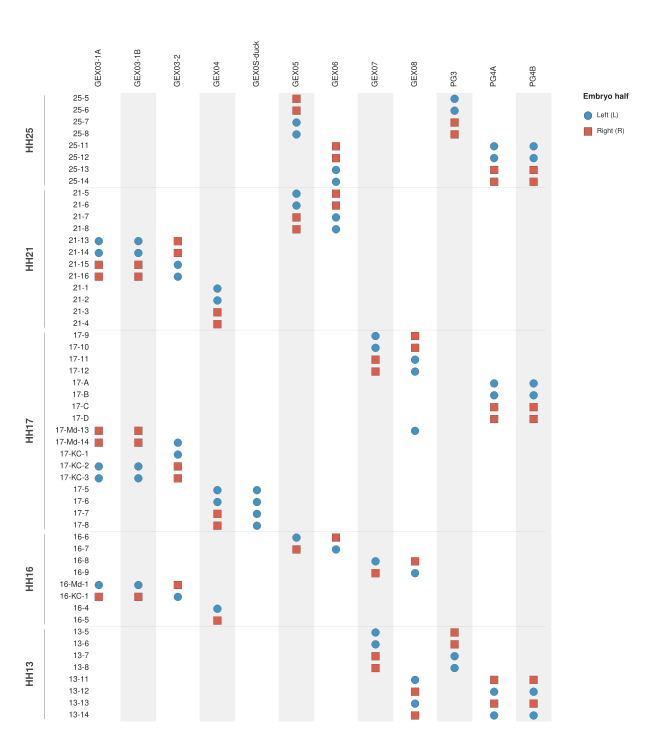

Python code for this plot:
#!/usr/bin/env python3
"""Figure 1, Panel A: Embryo x library pooling matrix (SVG).

Reads design/embryo_lr_design.tsv and produces:
  - panel_A_design.svg  (vector, editable)
  - panel_A_design.png  (300 dpi raster for compositor)

Changes from the matplotlib version:
  - Library labels rotated 90 deg (vertical) to avoid overlap with row labels
  - Interleaved column shading for easier visual tracking
"""
import os, sys
import pandas as pd
import svgwrite
import cairosvg

sys.path.insert(0, os.path.join(os.path.dirname(__file__), ".."))
from _shared.layout import W_TWO_THIRD
from _shared.library_naming import LANE_0S_FULL

OUTDIR = os.path.dirname(os.path.abspath(__file__))
LR_TSV = os.path.join(OUTDIR, "..", "..", "design", "embryo_lr_design.tsv")

# ── Colors ───────────────────────────────────────────────────────────────
COL_L = "#4393C3"
COL_R = "#D6604D"
COL_SHADE = "#F0F0F0"
COL_STAGE_LINE = "#999999"
COL_BRACKET = "#666666"
COL_TEXT = "#222222"
COL_STAGE_TEXT = "#444444"

# ── Library display order ────────────────────────────────────────────────
LIB_ORDER = [
    "GEX03-1A", "GEX03-1B", "GEX03-2",
    "GEX04", "GEX0S-duck",
    "GEX05", "GEX06", "GEX07", "GEX08",
    "PILOTGEX3", "PILOTGEX4A", "PILOTGEX4B",
]
LIB_LABELS = [
    "GEX03-1A", "GEX03-1B", "GEX03-2",
    "GEX04", LANE_0S_FULL["duck"], "GEX05", "GEX06", "GEX07", "GEX08",
    "PG3", "PG4A", "PG4B",
]

# ── Embryo display order ────────────────────────────────────────────────
EMBRYO_ORDER = [
    "25-5", "25-6", "25-7", "25-8",
    "25-11", "25-12", "25-13", "25-14",
    "21-5", "21-6", "21-7", "21-8",
    "21-13", "21-14", "21-15", "21-16",
    "21-1", "21-2", "21-3", "21-4",
    "17-9", "17-10", "17-11", "17-12",
    "17-A", "17-B", "17-C", "17-D",
    "17-Md-13",
    "17-Md-14", "17-KC-1", "17-KC-2", "17-KC-3",
    "17-5", "17-6", "17-7", "17-8",
    "16-6", "16-7", "16-8", "16-9",
    "16-Md-1", "16-KC-1",
    "16-4", "16-5",
    "13-5", "13-6", "13-7", "13-8",
    "13-11", "13-12", "13-13", "13-14",
]

# ── Layout constants (SVG user units; exported at 300 dpi) ───────────────
# Vertical pitch tuned so A's rendered height (~7.9 in at W_TWO_THIRD)
# falls close to B's stretched height, keeping Row 1 of fig01 compact.
COL_SPACING = 80        # horizontal distance between column centers
ROW_SPACING = 24        # vertical distance between row centers
MARKER_R = 8            # circle radius / half-square side
FONT_SIZE_EMBRYO = 16   # row labels
FONT_SIZE_LIB = 16      # column labels
FONT_SIZE_STAGE = 20    # stage bracket labels
FONT_FAMILY = "Helvetica, Arial, sans-serif"

# Margins
MARGIN_LEFT = 200       # space for stage brackets + embryo labels
MARGIN_TOP = 200        # space for vertical library labels
MARGIN_RIGHT = 200
MARGIN_BOTTOM = 40


def _stage(embryo):
    return f"HH{embryo.split('-')[0]}"


def _build_stage_spans(embryos):
    """Return list of (stage, first_row_idx, last_row_idx)."""
    spans = []
    prev = None
    for i, e in enumerate(embryos):
        s = _stage(e)
        if s != prev:
            if prev is not None:
                spans[-1] = (spans[-1][0], spans[-1][1], i - 1)
            spans.append((s, i, i))
            prev = s
    spans[-1] = (spans[-1][0], spans[-1][1], len(embryos) - 1)
    return spans


def generate():
    lr_df = pd.read_csv(LR_TSV, sep="\t")
    bad = set(lr_df["side"]) - {"L", "R"}
    if bad:
        raise ValueError(f"embryo_lr_design.tsv: unexpected side values {sorted(bad)}")
    lr_lookup = {(r["embryo"], r["library"]): r["side"]
                 for _, r in lr_df.iterrows()}

    n_rows = len(EMBRYO_ORDER)
    n_cols = len(LIB_ORDER)

    # Grid origin (top-left data cell)
    x0 = MARGIN_LEFT
    y0 = MARGIN_TOP

    canvas_w = x0 + n_cols * COL_SPACING + MARGIN_RIGHT
    canvas_h = y0 + n_rows * ROW_SPACING + MARGIN_BOTTOM

    # Display size: W_TWO_THIRD × 96 SVG dpi. Panel A has 12 cols × 53 rows
    # of markers — can't usefully compress below W_TWO_THIRD without losing
    # text legibility. Panel B takes the remaining W_ONE_THIRD on its right
    # so Row 1 sums to W_FULL.
    display_w = W_TWO_THIRD * 96
    display_h = display_w * canvas_h / canvas_w

    dwg = svgwrite.Drawing(
        os.path.join(OUTDIR, "panel_A_design.svg"),
        size=(f"{display_w}px", f"{display_h}px"),
        viewBox=f"0 0 {canvas_w} {canvas_h}",
    )

    # ── Interleaved column shading ───────────────────────────────────────
    for col_j in range(n_cols):
        if col_j % 2 == 1:
            cx = x0 + col_j * COL_SPACING
            dwg.add(dwg.rect(
                insert=(cx - COL_SPACING * 0.45, y0 - ROW_SPACING * 0.5),
                size=(COL_SPACING * 0.9, n_rows * ROW_SPACING),
                fill=COL_SHADE, stroke="none",
            ))

    # ── Stage separator lines ────────────────────────────────────────────
    stage_spans = _build_stage_spans(EMBRYO_ORDER)
    for si, (stage, r_first, r_last) in enumerate(stage_spans):
        if si > 0:
            sep_y = y0 + r_first * ROW_SPACING - ROW_SPACING * 0.5
            dwg.add(dwg.line(
                start=(x0 - COL_SPACING * 0.3, sep_y),
                end=(x0 + (n_cols - 1) * COL_SPACING + COL_SPACING * 0.3, sep_y),
                stroke=COL_STAGE_LINE, stroke_width=0.5, stroke_opacity=0.5,
            ))

    # ── Stage brackets (left side) ───────────────────────────────────────
    bracket_x = MARGIN_LEFT - 110
    for stage, r_first, r_last in stage_spans:
        y_top = y0 + r_first * ROW_SPACING - ROW_SPACING * 0.3
        y_bot = y0 + r_last * ROW_SPACING + ROW_SPACING * 0.3
        y_mid = (y_top + y_bot) / 2
        # Vertical bracket line
        dwg.add(dwg.line(
            start=(bracket_x, y_top), end=(bracket_x, y_bot),
            stroke=COL_BRACKET, stroke_width=0.8,
        ))
        # Stage label (rotated 90 deg)
        dwg.add(dwg.text(
            stage,
            insert=(bracket_x - 28, y_mid),
            text_anchor="middle",
            dominant_baseline="central",
            font_size=FONT_SIZE_STAGE,
            font_weight="bold",
            font_family=FONT_FAMILY,
            fill=COL_STAGE_TEXT,
            transform=f"rotate(-90, {bracket_x - 28}, {y_mid})",
        ))

    # ── Data markers ─────────────────────────────────────────────────────
    for row_i, embryo in enumerate(EMBRYO_ORDER):
        y = y0 + row_i * ROW_SPACING
        for col_j, lib in enumerate(LIB_ORDER):
            side = lr_lookup.get((embryo, lib))
            if side is None:
                continue
            cx = x0 + col_j * COL_SPACING
            if side == "L":
                dwg.add(dwg.circle(
                    center=(cx, y), r=MARKER_R,
                    fill=COL_L, stroke="black", stroke_width=0.3,
                ))
            elif side == "R":
                dwg.add(dwg.rect(
                    insert=(cx - MARKER_R, y - MARKER_R),
                    size=(MARKER_R * 2, MARKER_R * 2),
                    fill=COL_R, stroke="black", stroke_width=0.3,
                ))
            else:
                raise ValueError(f"{embryo} / {lib}: unexpected side {side!r}")

    # ── Row labels (embryo names) ────────────────────────────────────────
    for row_i, embryo in enumerate(EMBRYO_ORDER):
        y = y0 + row_i * ROW_SPACING
        dwg.add(dwg.text(
            embryo,
            insert=(x0 - 20, y),
            text_anchor="end",
            dominant_baseline="central",
            font_size=FONT_SIZE_EMBRYO,
            font_family=FONT_FAMILY,
            fill=COL_TEXT,
        ))

    # ── Column labels (vertical, above grid) ─────────────────────────────
    for col_j, lab in enumerate(LIB_LABELS):
        cx = x0 + col_j * COL_SPACING
        label_y = y0 - ROW_SPACING
        dwg.add(dwg.text(
            lab,
            insert=(cx, label_y),
            text_anchor="start",
            dominant_baseline="central",
            font_size=FONT_SIZE_LIB,
            font_family=FONT_FAMILY,
            fill=COL_TEXT,
            transform=f"rotate(-90, {cx}, {label_y})",
        ))

    # ── Legend (right of grid, above data) ───────────────────────────────
    leg_x = x0 + (n_cols - 1) * COL_SPACING + COL_SPACING + 20
    leg_y = y0
    dwg.add(dwg.text(
        "Embryo half",
        insert=(leg_x, leg_y),
        font_size=FONT_SIZE_EMBRYO,
        font_weight="bold",
        font_family=FONT_FAMILY,
        fill=COL_TEXT,
    ))
    # Left marker
    ly = leg_y + 34
    dwg.add(dwg.circle(center=(leg_x + 10, ly), r=MARKER_R,
                        fill=COL_L, stroke="black", stroke_width=0.5))
    dwg.add(dwg.text("Left (L)", insert=(leg_x + 28, ly),
                      dominant_baseline="central",
                      font_size=FONT_SIZE_EMBRYO - 2,
                      font_family=FONT_FAMILY, fill=COL_TEXT))
    # Right marker
    ry = leg_y + 66
    dwg.add(dwg.rect(insert=(leg_x + 10 - MARKER_R, ry - MARKER_R),
                      size=(MARKER_R * 2, MARKER_R * 2),
                      fill=COL_R, stroke="black", stroke_width=0.5))
    dwg.add(dwg.text("Right (R)", insert=(leg_x + 28, ry),
                      dominant_baseline="central",
                      font_size=FONT_SIZE_EMBRYO - 2,
                      font_family=FONT_FAMILY, fill=COL_TEXT))

    # ── Panel label ──────────────────────────────────────────────────────
    # Panel label added by compositor for consistency

    # ── Save ─────────────────────────────────────────────────────────────
    dwg.save()
    svg_path = os.path.join(OUTDIR, "panel_A_design.svg")
    print(f"  Saved: {svg_path}")


if __name__ == "__main__":
    generate()
